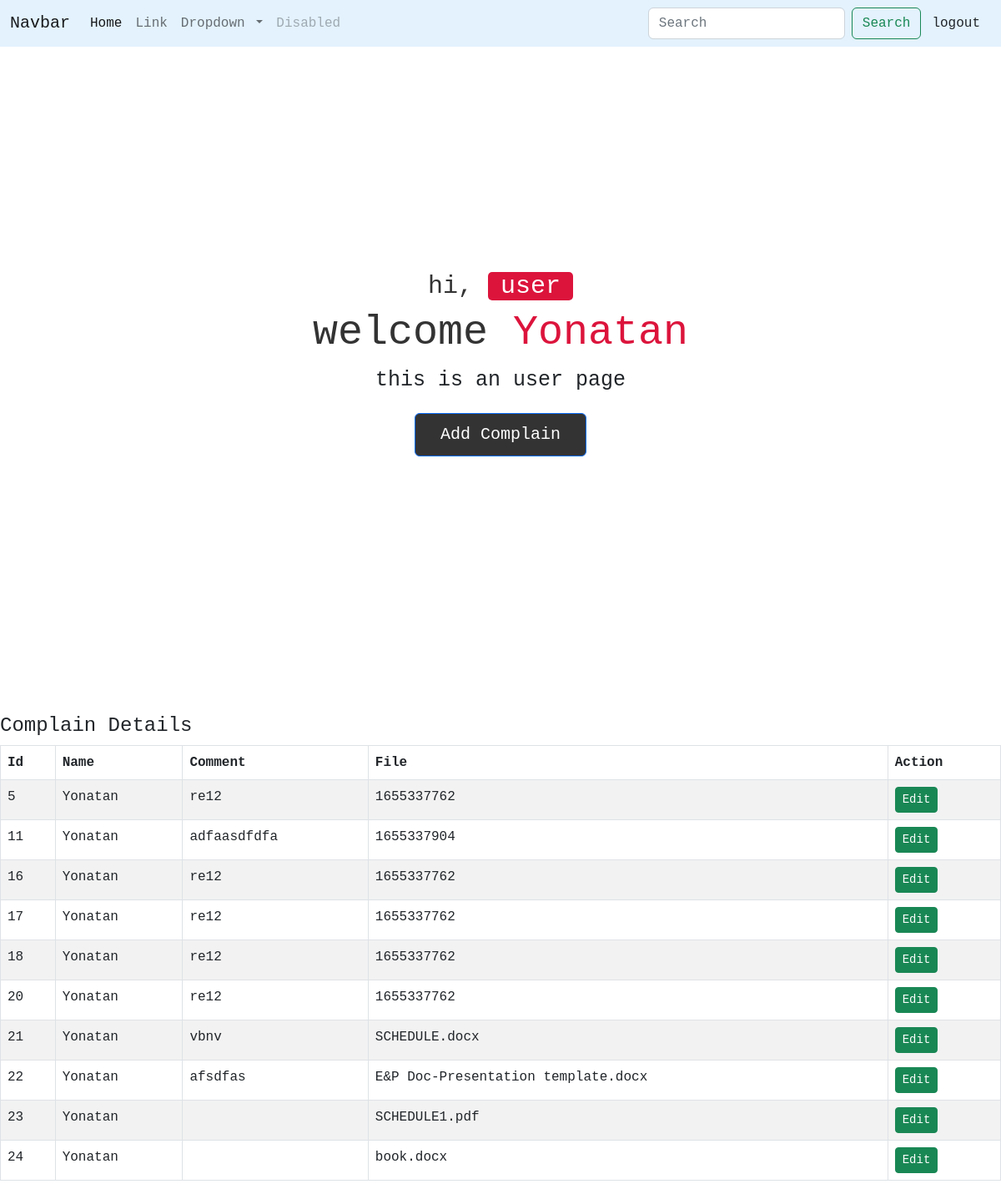
Page /user_page.php (signed in) on the committed database.
### tables this page shows
CREATE TABLE `user_comment` (
  `id` int(255) NOT NULL,
  `f_id` int(255) NOT NULL,
  `comment` varchar(255) NOT NULL,
  `fname` varchar(255) NOT NULL
);

CREATE TABLE `user_form` (
  `id` int(255) NOT NULL,
  `name` varchar(255) NOT NULL,
  `email` varchar(255) NOT NULL,
  `password` varchar(255) NOT NULL,
  `user_type` varchar(255) NOT NULL DEFAULT 'user',
  `status` int(255) NOT NULL DEFAULT 0
);

### user_page.php (the view, shortened to what this page needs)
<?php
@include 'config.php';
?>
<!DOCTYPE html>
<html lang="en">
<head>
   <link rel="stylesheet" href="css/style.css">
   <link href="https://cdn.jsdelivr.net/npm/bootstrap@5.2.0-beta1/dist/css/bootstrap.min.css" rel="stylesheet">
</head>
<body>
<nav class="navbar navbar-expand-lg" style="background-color: #e3f2fd;">
  <div class="container-fluid">
    <a class="navbar-brand" href="#">Navbar</a>
    <div class="collapse navbar-collapse" id="navbarSupportedContent">
      <ul class="navbar-nav me-auto mb-2 mb-lg-0">
        <li class="nav-item">
          <a class="nav-link active" aria-current="page" href="#">Home</a>
        </li>
        <li class="nav-item">
          <a class="nav-link" href="#">Link</a>
        </li>
        <li class="nav-item dropdown">
          <a class="nav-link dropdown-toggle" href="#" id="navbarDropdown" role="button" data-bs-toggle="dropdown" aria-expanded="false">
            Dropdown
          </a>
        </li>
        <li class="nav-item">
          <a class="nav-link disabled">Disabled</a>
        </li>
      </ul>
      <form class="d-flex" role="search">
        <input class="form-control me-2" type="search" placeholder="Search" aria-label="Search">
        <button class="btn btn-outline-success" type="submit">Search</button>
        <a href="logout.php" class="btn">logout</a>
      </form>
    </div>
  </div>
</nav>
<div class="container">
   <div class="content">
      <h3>hi, <span>user</span></h3>
      <h1>welcome <span><?php echo $_SESSION['user_name'] ?></span></h1>
      <p>this is an user page</p>
      <a href="complain_add.php" class="btn btn-primary ">Add Complain</a>
   </div>
                </div>
                <div class="card-body">
                    <table class="table table-bordered table-striped">
                    <h4>Complain Details
                    </h4>
                        <thead>
                            <tr>
                                <th>Id</th>
                                <th>Name</th>
                                <th>Comment</th>
                                <th>File</th>
                                <th>Action</th>
                            </tr>
                        </thead>
                        <tbody>
                            <?php
                            $user_id= $_SESSION['user_id'];
                            $query = "SELECT * FROM user_form JOIN user_comment ON user_comment.f_id=user_form.id WHERE user_comment.f_id=$user_id";
                            $query_run = mysqli_query($conn, $query);
                            if(mysqli_num_rows($query_run) > 0)
                            {
                                foreach($query_run as $problem)
                                {
                                    ?>
                                    <tr>
                                        <td><?= $problem['id'];?></td>
                                        <td><?= $problem['name'];?></td>
                                        <td><?= $problem['comment']; ?></td>
                                        <td><?= $problem['fname'];?></td>
                                        <td>
                                                <a href="complain_edit.php?id=<?= $problem['id']; ?>" class="btn btn-success btn-sm">Edit</a>
                                            </td>
                                        </tr>
                                        <?php
                                    }
                                }
                                else
                                {
                                    echo "<h5> No Record Found </h5>";
                                }
                            ?>
                        </tbody>
                    </table>
                </div>
</body>
</html>

### css/style.css (style rules this page uses)
* { font-family: 'Courier New', Courier, monospace; margin: 0; padding: 0; box-sizing: none; border: none; text-decoration: none; }
.container { min-height: 100vh; display: flex; align-items: center; justify-content: center; padding: 20px; padding-bottom: 60px; }
.container .content { text-align: center; }
.container .content h3 { font-size: 30px; color:#333; }
.container .content h3 span { background: crimson; color:#fff; border-radius: 5px; padding:0 15px; }
.container .content h1 { font-size: 50px; color:#333; }
.container .content h1 span { color:crimson; }
.container .content p { font-size: 25px; margin-bottom: 20px; }
.container .content .btn { display: inline-block; padding:10px 30px; font-size: 20px; background: #333; color:#fff; margin:0 5px; text-transform: capitalize; }

### rows in the picture
user_comment: id "5", f.name "Yonatan", comment "re12", fname "1655337762"
user_comment: id "11", f.name "Yonatan", comment "adfaasdfdfa", fname "1655337904"
user_comment: id "16", f.name "Yonatan", comment "re12", fname "1655337762"
user_comment: id "17", f.name "Yonatan", comment "re12", fname "1655337762"
user_comment: id "18", f.name "Yonatan", comment "re12", fname "1655337762"
user_comment: id "20", f.name "Yonatan", comment "re12", fname "1655337762"
user_comment: id "21", f.name "Yonatan", comment "vbnv", fname "SCHEDULE.docx"
user_comment: id "22", f.name "Yonatan", comment "afsdfas", fname "E&P Doc-Presentation template.docx"
user_comment: id "23", f.name "Yonatan", fname "SCHEDULE1.pdf"
user_comment: id "24", f.name "Yonatan", fname "book.docx"

### other values in the picture
$_SESSION['user_name'] "Yonatan"
